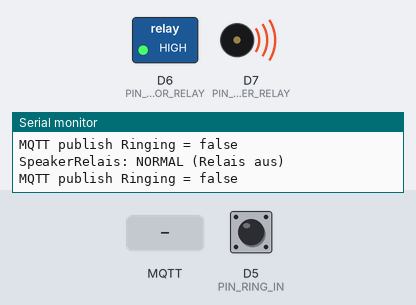
The program below on a simulated ESP8266 (Wemos D1 mini). Shown: switched loads named in the program (green lamp = pin HIGH), buzzer (waves = sounding, pin HIGH), the last lines printed to the serial monitor. Inputs (shaded band) come from the test bench; at power-on: D5 (PIN_RING_IN) HIGH. WiFi joins after 1.5 s; servers stay silent unless stated; random numbers use the default seed unless the program sets one; no MQTT or app messages arrive unless stated.

Above: at 3.7 s.
3.8 s: MQTT message "true" arrives on the first subscribed topic
At 4.9 s:
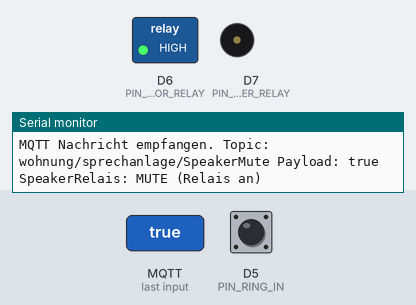
6.9 s: MQTT message "1" arrives on the first subscribed topic
At 8.0 s:
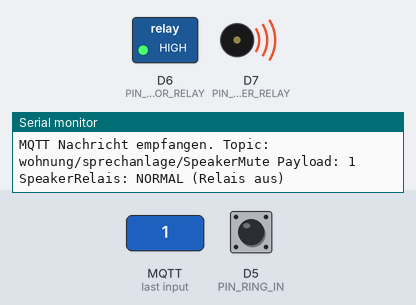
Timing chart, 0 to 9.9 s (numbered marks = the images above; inputs shaded):
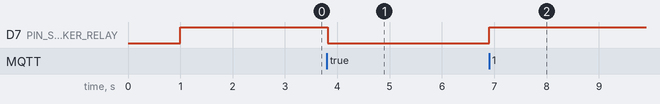

Measured:
- after the input at 3.8 s, D7 (PIN_SPEAKER_RELAY): HIGH → LOW at once
- after the input at 6.9 s, D7 (PIN_SPEAKER_RELAY): LOW → HIGH at once

The program:

main.cpp
```cpp
#include <Arduino.h>
#include <ESP8266WiFi.h>
#include <PubSubClient.h>

// ----------------------------
// Konfiguration
// ----------------------------

// WLAN
const char* WIFI_SSID     = "SSID";
const char* WIFI_PASSWORD = "WIFIPASSWORD";

// MQTT
const char* MQTT_BROKER   = "192.168.1.100";   // <- Deine Broker-IP oder Hostname
const uint16_t MQTT_PORT  = 1883;

// MQTT Auth
const char* MQTT_USER     = "MQTT_USER";
const char* MQTT_PASS     = "MQTT_PASS";

// Topics (alle true/false)
const char* TOPIC_SPEAKER_MUTE = "wohnung/sprechanlage/SpeakerMute";  // erwartet "true"/"false"
const char* TOPIC_RING_TO_OPEN = "wohnung/sprechanlage/RingToOpen";   // erwartet "true"/"false"
const char* TOPIC_RINGING      = "wohnung/sprechanlage/Ringing";      // sendet "true"/"false"
const char* TOPIC_OPENINGDOOR  = "wohnung/sprechanlage/OpeningDoor";  // sendet "true"/"false"

// Pins (anpassen, falls nötig)
const int PIN_RING_IN          = D5;  // Eingang von der Klingel (potentialfreies Relais)
const int PIN_OPEN_DOOR_RELAY  = D6;  // Relais für Türöffner
const int PIN_SPEAKER_RELAY    = D7;  // Relais für Lautsprecher stumm/aktiv

// Pegel-Definitionen
// -> RingIn aktiv LOW (Relaiskontakt nach GND)
// -> Relais aktiv LOW (Standard-Relaisboard)
const int RING_ACTIVE_LEVEL   = LOW;
const int RELAY_ACTIVE_LEVEL  = LOW;

// Türöffner-Dauer (ms)
const unsigned long DOOR_OPEN_DURATION = 5000UL; // Beispiel: 5 Sekunden Öffnungsdauer
// definierbarer Delay (ms)
const unsigned long DOOR_OPEN_DELAY = 300;       // Beispiel: 300 ms Verzögerung

unsigned long doorDelayStart = 0;
bool waitingForDelayedOpen = false;


// ----------------------------
// Globale Variablen
// ----------------------------

WiFiClient espClient;
PubSubClient mqttClient(espClient);

bool ringToOpenEnabled = false;  // Wert aus RingToOpen-Topic
bool speakerMuted      = false;  // Wert aus SpeakerMute-Topic

bool lastRingState     = false;  // letzter Klingelzustand (für Flankenerkennung)
bool currentRingState  = false;  // aktueller Klingelzustand

bool doorRelayActive   = false;  // ob Türöffner gerade läuft
unsigned long doorRelayStartTime = 0;

// ----------------------------
// Hilfsfunktionen
// ----------------------------

void connectToWiFi() {
  Serial.print("Verbinde mit WLAN: ");
  Serial.println(WIFI_SSID);

  WiFi.mode(WIFI_STA);
  WiFi.begin(WIFI_SSID, WIFI_PASSWORD);

  while (WiFi.status() != WL_CONNECTED) {
    delay(500);
    Serial.print(".");
  }

  Serial.println("");
  Serial.println("WLAN verbunden");
  Serial.print("IP-Adresse: ");
  Serial.println(WiFi.localIP());
}

void publishRingingState(bool ringing) {
  const char* payload = ringing ? "true" : "false";
  Serial.print("MQTT publish Ringing = ");
  Serial.println(payload);
  mqttClient.publish(TOPIC_RINGING, payload, true); // retained
}

void updateSpeakerRelay() {
  // speakerMuted = true  -> Relais AN (Lautsprecher stumm)
  // speakerMuted = false -> Relais AUS (normal)
  digitalWrite(PIN_SPEAKER_RELAY, speakerMuted ? RELAY_ACTIVE_LEVEL : !RELAY_ACTIVE_LEVEL);
  Serial.print("SpeakerRelais: ");
  Serial.println(speakerMuted ? "MUTE (Relais an)" : "NORMAL (Relais aus)");
}

void startDoorRelayPulse() {
  doorRelayActive = true;
  doorRelayStartTime = millis();

  // Relais einschalten
  digitalWrite(PIN_OPEN_DOOR_RELAY, RELAY_ACTIVE_LEVEL);

  // MQTT senden
  mqttClient.publish(TOPIC_OPENINGDOOR, "true", true);

  Serial.println("Türöffner-Relais EIN (RingToOpen aktiv + Klingel betätigt)");
}

void stopDoorRelayPulse() {
  doorRelayActive = false;

  // Relais aus
  digitalWrite(PIN_OPEN_DOOR_RELAY, !RELAY_ACTIVE_LEVEL);

  // MQTT senden
  mqttClient.publish(TOPIC_OPENINGDOOR, "false", true);

  Serial.println("Türöffner-Relais AUS (Zeit abgelaufen)");
}

// ----------------------------
// MQTT Callback
// ----------------------------

void mqttCallback(char* topic, byte* payload, unsigned int length) {
  // Payload in String umwandeln
  String message;
  for (unsigned int i = 0; i < length; i++) {
    message += (char)payload[i];
  }

  message.trim();
  message.toLowerCase();

  Serial.print("MQTT Nachricht empfangen. Topic: ");
  Serial.print(topic);
  Serial.print(" Payload: ");
  Serial.println(message);

  // Boolean aus "true"/"false" ableiten
  // alles, was nicht exakt "true" ist, wird als false gewertet
  bool value = (message == "true");

  // SpeakerMute
  if (String(topic) == TOPIC_SPEAKER_MUTE) {
    speakerMuted = value;
    updateSpeakerRelay();
  }

  // RingToOpen
  else if (String(topic) == TOPIC_RING_TO_OPEN) {
    ringToOpenEnabled = value;
    Serial.print("RingToOpen: ");
    Serial.println(ringToOpenEnabled ? "AKTIVIERT" : "DEAKTIVIERT");
  }
}

// ----------------------------
// MQTT-Verbindung aufbauen
// ----------------------------

void connectToMQTT() {
  while (!mqttClient.connected()) {
    Serial.print("Verbinde mit MQTT-Broker: ");
    Serial.print(MQTT_BROKER);
    Serial.print(":");
    Serial.println(MQTT_PORT);

    String clientId = "ESP8266-DoorOpener-";
    clientId += String(random(0xffff), HEX);

    if (mqttClient.connect(clientId.c_str(), MQTT_USER, MQTT_PASS)) {
      Serial.println("MQTT verbunden");

      mqttClient.subscribe(TOPIC_SPEAKER_MUTE);
      mqttClient.subscribe(TOPIC_RING_TO_OPEN);

      Serial.println("Abonniert:");
      Serial.println(TOPIC_SPEAKER_MUTE);
      Serial.println(TOPIC_RING_TO_OPEN);

      // aktuellen Ring-Status & Relais-Status beim Connect publizieren
      publishRingingState(currentRingState);
      updateSpeakerRelay();
    } else {
      Serial.print("MQTT-Verbindung fehlgeschlagen, rc=");
      Serial.print(mqttClient.state());
      Serial.println(" Neuer Versuch in 5 Sekunden...");
      delay(5000);
    }
  }
}

// ----------------------------
// Setup & Loop
// ----------------------------

void setup() {
  Serial.begin(115200);
  delay(1000);

  // Pins
  pinMode(PIN_RING_IN, INPUT_PULLUP); // Klingel über Relais nach GND -> aktiv LOW
  pinMode(PIN_OPEN_DOOR_RELAY, OUTPUT);
  pinMode(PIN_SPEAKER_RELAY, OUTPUT);

  // Relais initial AUS
  digitalWrite(PIN_OPEN_DOOR_RELAY, !RELAY_ACTIVE_LEVEL);
  digitalWrite(PIN_SPEAKER_RELAY, !RELAY_ACTIVE_LEVEL);

  connectToWiFi();

  mqttClient.setServer(MQTT_BROKER, MQTT_PORT);
  mqttClient.setCallback(mqttCallback);

  connectToMQTT();

  // Startzustand Ringing ermitteln
  int pinLevel = digitalRead(PIN_RING_IN);
  currentRingState = (pinLevel == RING_ACTIVE_LEVEL);
  lastRingState = currentRingState;
  publishRingingState(currentRingState);
}

void loop() {
  // MQTT-Verbindung halten
  if (!mqttClient.connected()) {
    connectToMQTT();
  }
  mqttClient.loop();

  // Klingelzustand einlesen
  int pinLevel = digitalRead(PIN_RING_IN);
  currentRingState = (pinLevel == RING_ACTIVE_LEVEL);

  // Ringing-Topic bei Änderungen aktualisieren
  if (currentRingState != lastRingState) {
    publishRingingState(currentRingState);

    // Türöffner nur auf steigende "Klingel-Flanke"
    // (Übergang von NICHT klingeln -> klingeln)
    if (currentRingState == true) {
      if (ringToOpenEnabled) {
        waitingForDelayedOpen = true;
        doorDelayStart = millis();
        Serial.println("Tür öffnen");
      } else {
        Serial.println("Es klingelt, aber RingToOpen ist deaktiviert.");
      }
    }

    lastRingState = currentRingState;
  }

  // Verzögerter Türöffner
  if (waitingForDelayedOpen) {
    // Wenn Delay abgelaufen → Türöffner starten
    if (millis() - doorDelayStart >= DOOR_OPEN_DELAY) {
      waitingForDelayedOpen = false;
      startDoorRelayPulse();
    }
  }

  // Türöffner-Zeitsteuerung
  if (doorRelayActive) {
    unsigned long now = millis();
    if (now - doorRelayStartTime >= DOOR_OPEN_DURATION) {
      stopDoorRelayPulse();
    }
  }

  delay(20); // kleine Entprell-/Entlastungspause
}
```
